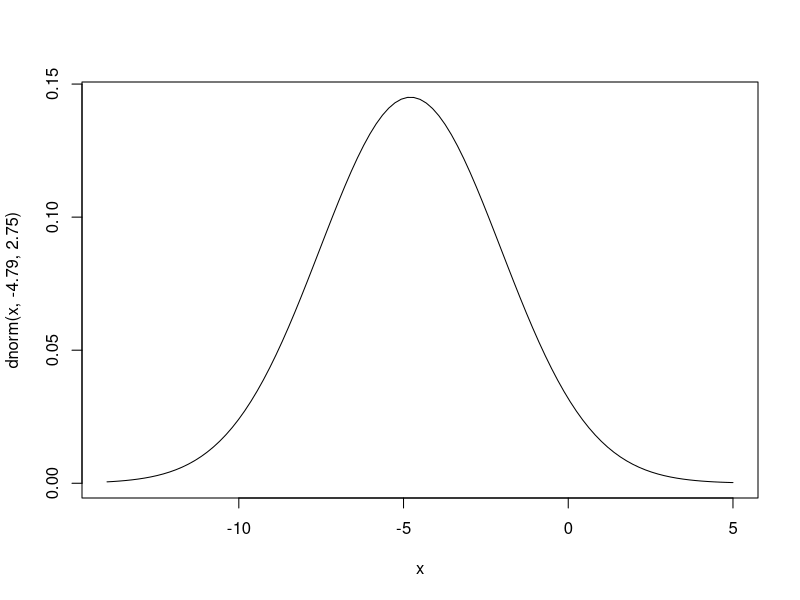
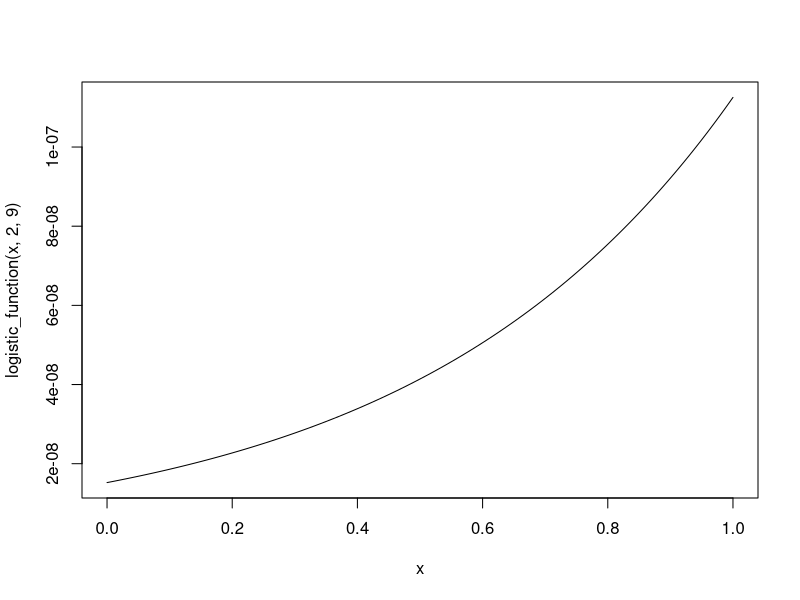
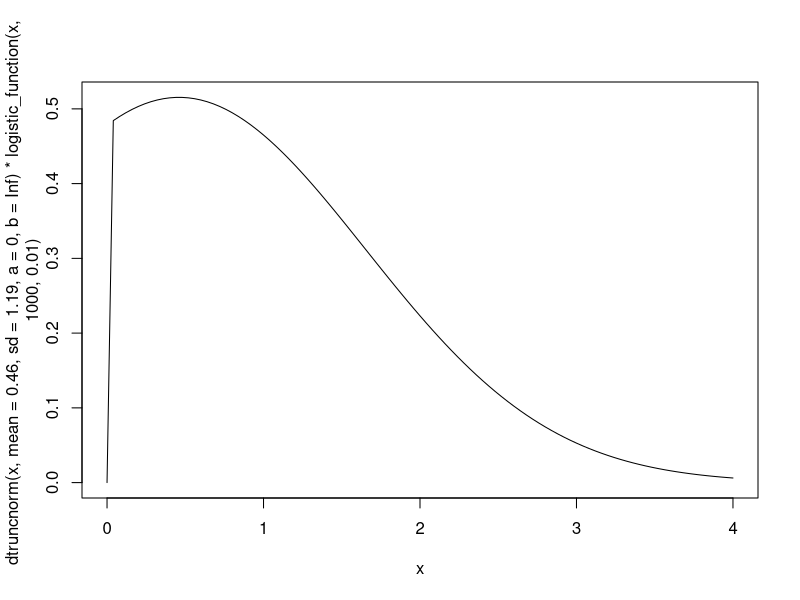
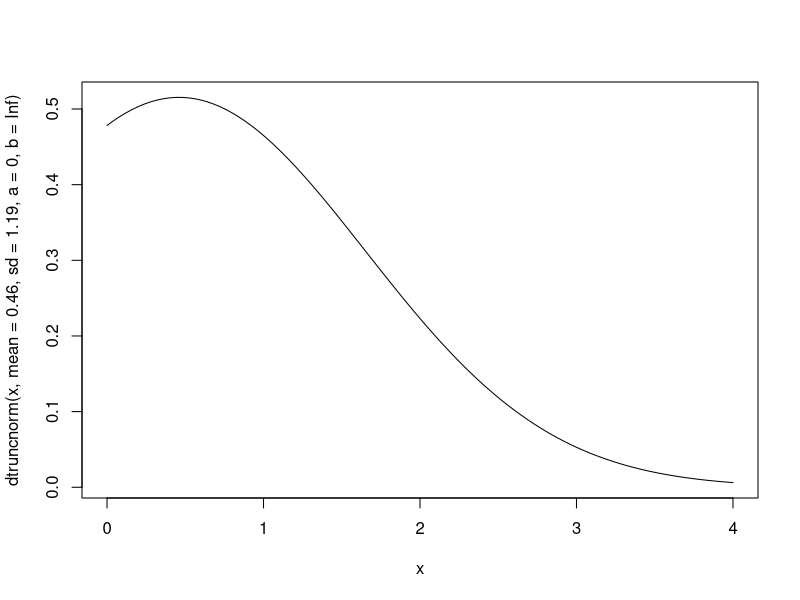
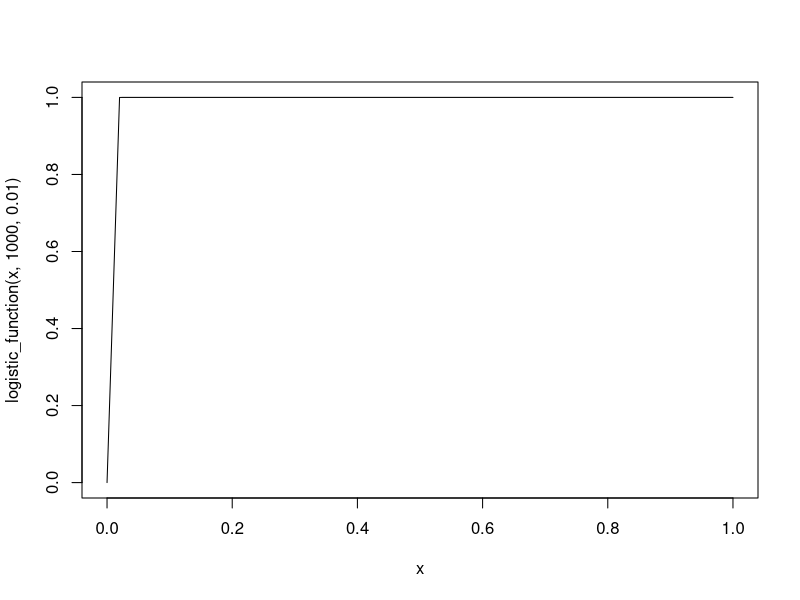

The R script that drew these images, in order: (Note: this script raises an error after producing the figures.)
library('truncnorm')

# Check log(k) and beta distributions
x <- seq(-10, 4, length=100)
curve(dnorm(x, -4.79, 2.75), -14, 5)

logistic_function <- function(x, k, x0){
  return(1 / (1 + exp(-k * (x - x0))))
}

x <- seq(0, 1, length = 100)
curve(logistic_function(x, 2, 9))

curve(dtruncnorm(x, mean = .46, sd = 1.19, a = 0, b = Inf)*logistic_function(x, 1000, 0.01), 0, 4)

curve(dtruncnorm(x, mean = .46, sd = 1.19, a = 0, b = Inf), 0, 4)
curve(logistic_function(x, 1000, 0.01))


# Simulate single subjects and print choice stats
get_subj_stats <- function(data_params){
  data <- data_params$data
  params <- data_params$params
  num_ll_choices <- sum(data$choice)
  print(paste("% ll choices = ", num_ll_choices/nrow(data)))
  
  log_k <- params$log_k
  log_k_cond <- params$log_k_cond
  data$sv <- data$ll/(1+exp(log_k+log_k_cond*data$condition)*data$delay)
  data$consistency <- ifelse(data$sv > data$ss & data$choice == 1, 1, 0)
  num_consistent_trials <- sum(data$consistency)
  print(paste("% consistent choices = ", num_consistent_trials/nrow(data)))
}

ss <- 20
ss_ratios <- c(1.01, 1.02, 1.05, 1.10, 1.15, 1.25, 1.35, 1.45, 
               1.65, 1.85, 2.05, 2.25, 2.65, 3.05, 3.45, 3.85)
delays <- c(1, 3, 5, 8, 14, 30, 60, 120)
num_trials <- 128

log_k <- -6
beta <- 5

subj <- simulate(1, log_k, 0, 0.1, beta, 0, num_trials, ss, ss_ratios, delays)
get_subj_stats(subj)
